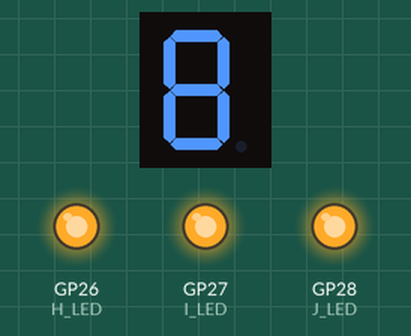
This program was run on a simulated Raspberry Pi Pico running MicroPython. Parts: 1-digit seven-segment display, output pins drawn as LEDs (lit = HIGH). The segment pins are drawn as the display they are named for; pins used as bus, display or sensor lines are not drawn; what the program prints to the serial console is not drawn.

Above: at 1.5 s.
At 5.55 s:
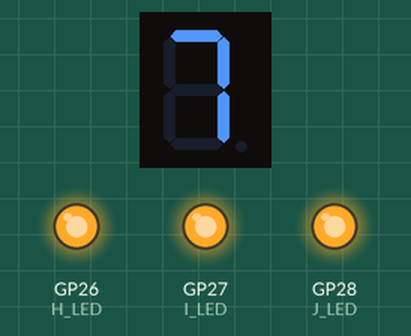
At 9.75 s:
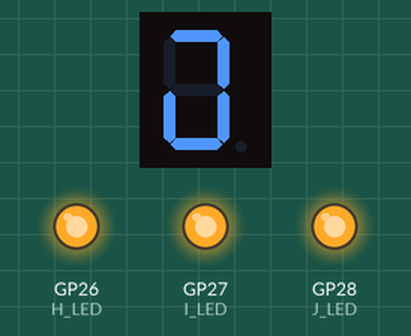
At 18.12 s:
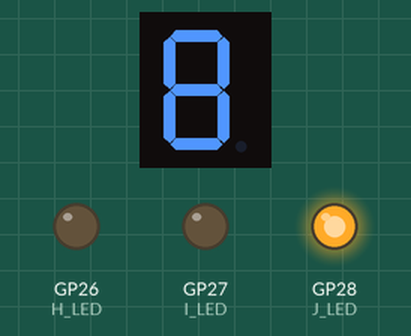
At 28.35 s:
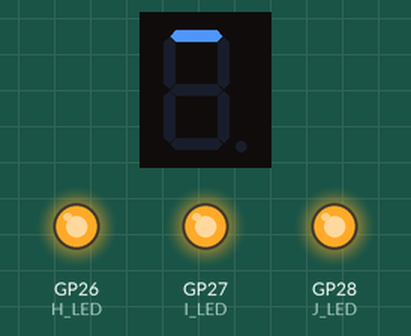
At 36.24 s:
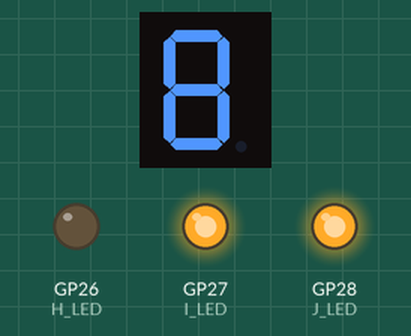
Timing chart, 0 to 37.8 s (numbered marks = the images above):
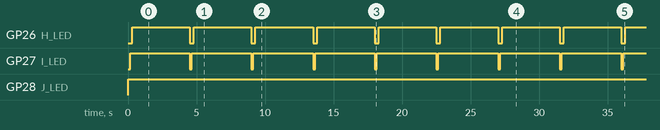

Measured:
- by itself, GP26 (H_LED): alternates HIGH for 4.2 s and LOW for 0.30 s
- by itself, GP27 (I_LED): alternates HIGH for 4.4 s and LOW for 0.15 s
- by itself, GP28 (J_LED): LOW → HIGH at 0.00 s
- what the display in image 0 shows lasts 3.6 s, from 1.4 s to 5.0 s
- what the display in image 3 shows lasts 0.4 s, from 18.1 s to 18.5 s

The program:

Animated_Battery_Level.py
```python
#Animated Battery Level display
# Bargraph LED display - 10 segment, multi color, Common cathode

#ALSO REQUIRED!!!
#220 ohm resistor for each Segment - connect to ground
#Wire according to information provided on associated video on YouTube

#Find pin #1 - usually the corner that has a chamfer
#pin 1 to pin 21/GP16
#Continue down this side connecting the pins as such
#pin 2 to pin 22/GP17
#pin 3 to pin 24/GP18
#pin 4 to pin 25/GP19
#pin 5 to pin 26/GP20
#pin 6 to pin 27/GP21
#pin 7 to pin 29/GP22
#pin 8 to pin 31/GP26
#pin 9 to pin 32/GP27
#pin 10 to pin 34/G28
#Connect all the pins on the opposite side to ground through a 220 Ohm resistor

#load libraries
import machine
import utime

A_LED = machine.Pin(16,machine.Pin.OUT)  #Create an output pin for each segment
B_LED = machine.Pin(17,machine.Pin.OUT)
C_LED = machine.Pin(18,machine.Pin.OUT)
D_LED = machine.Pin(19,machine.Pin.OUT)
E_LED = machine.Pin(20,machine.Pin.OUT)
F_LED = machine.Pin(21,machine.Pin.OUT)
G_LED = machine.Pin(22,machine.Pin.OUT)
H_LED = machine.Pin(26,machine.Pin.OUT)
I_LED = machine.Pin(27,machine.Pin.OUT)
J_LED = machine.Pin(28,machine.Pin.OUT)

def Battery_Level_Gauge(Delay, Value):
    A_LED.value(0)       #Turn off all LEDs
    B_LED.value(0)
    C_LED.value(0)
    D_LED.value(0)
    E_LED.value(0)
    F_LED.value(0)
    G_LED.value(0)
    H_LED.value(0)
    I_LED.value(0)
    J_LED.value(0)

    if (Value >= 1): J_LED.value(1)  #If in range, turn on LEDs sequentially
    utime.sleep(Delay)               #Short delay to animate the display
    if (Value >= 2): I_LED.value(1)
    utime.sleep(Delay)
    if (Value >= 3): H_LED.value(1)
    utime.sleep(Delay)
    if (Value >= 4): G_LED.value(1)
    utime.sleep(Delay)
    if (Value >= 5): F_LED.value(1)
    utime.sleep(Delay)
    if (Value >= 6): E_LED.value(1)
    utime.sleep(Delay)
    if (Value >= 7): D_LED.value(1)
    utime.sleep(Delay)
    if (Value >= 8): C_LED.value(1)
    utime.sleep(Delay)
    if (Value >= 9): B_LED.value(1)
    utime.sleep(Delay)
    if (Value >= 10):A_LED.value(1)
    utime.sleep(Delay)


print("Ready, Set, GO!")
while True:
    Battery_Level_Gauge(.15, 10) #0=Dead-Red   10=Full Charge-Blue
    utime.sleep(3)
```
